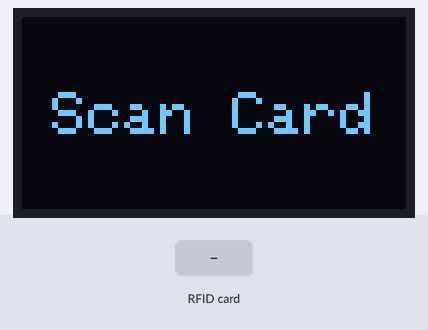
A sketch run on a simulated ESP32. Parts: 128×64 one-colour display. The test bench sets the inputs (shaded band). WiFi joins after 1.5 s; servers stay silent unless stated; what the sketch prints to the serial monitor is not drawn.

Above: at 2.8 s.
2.9 s: RFID card 23 D4 88 14 held to the reader
At 3.9 s:
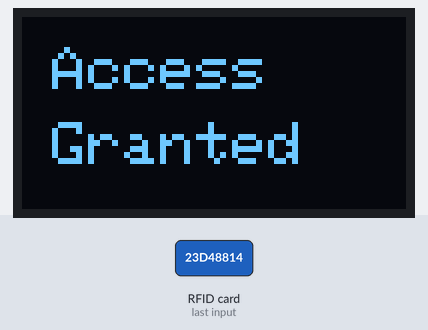
5.9 s: RFID card 5E 7A 19 C4 held to the reader
At 7.0 s:
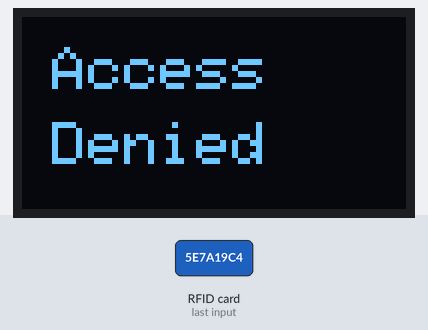
Timing chart, 0 to 8.9 s (numbered marks = the images above; inputs shaded):
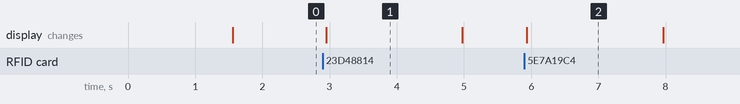

The sketch:

main_esp_server.ino
```cpp
#include <WiFi.h>
#include <WebServer.h>
#include <Wire.h>
#include <Adafruit_GFX.h>
#include <Adafruit_SSD1306.h>
#include <SPI.h>
#include <MFRC522.h>
#include <EEPROM.h>
// ----- OLED Config -----
#define SCREEN_WIDTH 128
#define SCREEN_HEIGHT 64

#define OLED_SDA 25   // your custom SDA pin
#define OLED_SCL 26  // your custom SCL pin

Adafruit_SSD1306 display(SCREEN_WIDTH, SCREEN_HEIGHT, &Wire, -1);

// ----- RFID Config -----
#define RST_PIN  21
#define SS_PIN   5
MFRC522 rfid(SS_PIN, RST_PIN);

// ==== WiFi Credentials ====
const char* ssid     = "Yashasvi";
const char* password = "Yashasvi@hotspot21";

String currentPswd="admin";
boolean isAuthenticated=false;
// ==== Server Setup ====
WebServer server(80);

// ==== LED Pins ====
const int ledPins[4] = {-1, 5, 18, 19};  // index 0 unused, LEDs on pins 5, 18, 19
int ledStates[4]     = {0, 0, 0, 0};    // track logical state (LOW=0, HIGH=1)

// ==== HTML Page ====

String CtrlPage = R"rawliteral(
<!DOCTYPE html>
<html lang="en">
<head>
  <meta charset="UTF-8">
  <meta name="viewport" content="width=device-width, initial-scale=1.0">
  <title>Rooms Page</title>
  <style>
    body {
      margin: 0;
      padding: 0;
      font-family: Arial, sans-serif;
      display: flex;
      justify-content: center;
      align-items: center;
      height: 100vh;
      background: radial-gradient(50% 50% at 50% 50%, #ADD9F4 0%, #020202 100%);
    }

    .container {
      text-align: center;
    }

    .big-button {
      display: block;
      width: 200px;
      padding: 15px;
      margin: 15px auto;
      font-size: 18px;
      border: none;
      border-radius: 8px;
      cursor: pointer;
      color: #fff;
      background-color: #000000;
      transition: background 0.3s ease;
    }

    .big-button:hover {
      background-color: #626262;
    }

    .small-button {
      padding: 8px 15px;
      font-size: 14px;
      border: none;
      border-radius: 6px;
      cursor: pointer;
      background-color: #ffffff;
      color: #000000;
      transition: background 0.3s ease;
      margin-top: 20px;
    }

    .small-button:hover {
      background-color: #b7b7b7;
    }
  </style>
</head>
<body>
  <div class="container">
    <button onclick="window.location.href='http://10.184.22.236'" class="big-button">Room 1</button>
    <button class="big-button">Room 2</button>
  </div>
</body>
</html>

         )rawliteral";

// ==== Handle Root ====
void handleRoot() {
    server.send(200, "text/html", CtrlPage);
}
byte allowedUID[4] = {0x23, 0xD4, 0x88, 0x14};

bool isAuthorized(byte *uid) {
  for (int i = 0; i < 4; i++) {
    if (uid[i] != allowedUID[i]) return false;
  }
  return true;
}


// ==== Setup ====
void setup() {
  Serial.begin(115200);

  // Connect WiFi
  WiFi.begin(ssid, password);
  Serial.print("Connecting to WiFi...");
  while (WiFi.status() != WL_CONNECTED) {
    delay(500);
    Serial.print(".");
  }
  Serial.println("\nConnected to WiFi!");
  Serial.print("ESP32 IP Address: ");
  Serial.println(WiFi.localIP());

  // Setup server routes
  server.on("/", handleRoot);
  server.begin();
  Serial.println("HTTP server started");

  Wire.begin(OLED_SDA, OLED_SCL);

  if (!display.begin(SSD1306_SWITCHCAPVCC, 0x3C)) {
    Serial.println(F("SSD1306 allocation failed"));
    for (;;);
  }
  display.clearDisplay();
  display.setTextSize(2);
  display.setTextColor(SSD1306_WHITE);
  display.setCursor(10, 25);
  display.println("Scan Card");
  display.display();

  SPI.begin();
  rfid.PCD_Init();
  Serial.println("Place your RFID card...");
}

void showMessage(String line1, String line2) {
  display.clearDisplay();
  display.setTextSize(2);
  display.setCursor(10, 10);
  display.println(line1);
  display.setCursor(10, 35);
  display.println(line2);
  display.display();
}

// ==== Loop ====
void loop() {
  server.handleClient();
  if (!rfid.PICC_IsNewCardPresent() || !rfid.PICC_ReadCardSerial()) {
    return;
  }

  Serial.print("UID tag :");
  for (byte i = 0; i < rfid.uid.size; i++) {
    Serial.print(rfid.uid.uidByte[i] < 0x10 ? " 0" : " ");
    Serial.print(rfid.uid.uidByte[i], HEX);
  }
  Serial.println();

  if (isAuthorized(rfid.uid.uidByte)) {
    Serial.println("Access Granted");
    showMessage("Access", "Granted");
  } else {
    Serial.println("Access Denied");
    showMessage("Access", "Denied");
  }

  delay(2000);
  display.clearDisplay();
  display.setTextSize(2);
  display.setCursor(10, 25);
  display.println("Scan Card");
  display.display();

  rfid.PICC_HaltA();
}
```

Measured:
- after the input at 2.9 s, the display: changes after 0.05 s (image 1)
- after the input at 5.9 s, the display: changes at once (image 2)
- what the display in image 1 shows lasts 2.1 s, from 2.9 s to 5.0 s
